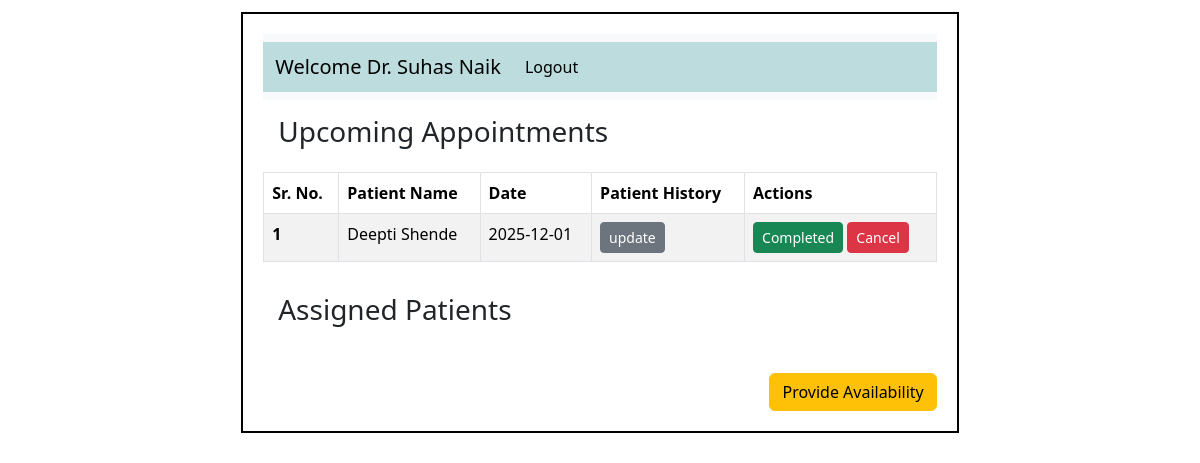
Screenshot of /doctor/1 with the database file from the repository.
### application/models.py (models this page shows)
class Doctor(db.Model):
    __tablename__ = "Doctor"
    doctor_id = db.Column(db.Integer, primary_key=True)
    name = db.Column(db.String(), nullable = False)
    phone = db.Column(db.String(), nullable = False)
    age = db.Column(db.Integer, nullable = False)
    gender = db.Column(db.String(), nullable = False)
    email = db.Column(db.String(), unique=True, nullable = False)
    username = db.Column(db.String(), unique=True, nullable=False)
    password = db.Column(db.String(), nullable=False)
    appointments = db.relationship('Appointment', backref='doctor', lazy=True)  # relationship
    dept_id= db.Column(db.Integer, db.ForeignKey('Department.department_id'))    #foreignkey
    role = db.Column(db.String())
    info = db.Column(db.String())
    exp_year = db.Column(db.Integer)

class Appointment(db.Model):
    __tablename__ = "Appointment"
    appointment_id = db.Column(db.Integer, primary_key=True)
    date = db.Column(db.String() , nullable=False)
    time = db.Column(db.String(), nullable=False)
    status = db.Column(db.String(), default='Upcoming', nullable=False)
    doctor_id = db.Column(db.Integer, db.ForeignKey('Doctor.doctor_id'))   #foreignkey
    patient_id = db.Column(db.Integer, db.ForeignKey('Patient.patient_id'))  #foreignkey

class Patient(db.Model):
    __tablename__ = "Patient"
    patient_id = db.Column(db.Integer, primary_key=True)
    name = db.Column(db.String(), nullable=False)
    phone = db.Column(db.String())
    age = db.Column(db.Integer)
    gender = db.Column(db.String())
    email = db.Column(db.String(), unique=True)
    username = db.Column(db.String(), unique=True, nullable=False)
    password = db.Column(db.String(), nullable=False)
    address = db.Column(db.String())
    patient_type = db.Column(db.String(), default='OPD')  # OPD/IPD
    status = db.Column(db.String(), default='Active')
    consultant = db.Column(db.Integer, db.ForeignKey('Doctor.doctor_id'))  #foreignkey
    appointments = db.relationship('Appointment', backref='patient', lazy=True)  # relationship
    treatment = db.relationship('Treatment', backref='patient', lazy=True) #realtionship

### application/controllers.py (the view)
@app.route('/doctor/<int:dr_id>' , methods=['GET'])
def doctor(dr_id):
    this_doctor =Doctor.query.filter_by(doctor_id=dr_id).first()
    appoint = Appointment.query.filter_by(doctor_id=dr_id).order_by(Appointment.date.asc(), Appointment.time.asc()).all()
    assigned_patients = Patient.query.filter_by(consultant=dr_id).all()
    return render_template('dr_dash.html', this_doctor=this_doctor, appoint=appoint, assigned_patients=assigned_patients)

### templates/dr_dash.html (shortened to what this page needs)
<!DOCTYPE html>
<html lang="en">
    <head>
        <link rel="stylesheet" href="/static/style.css">
        <link href="https://cdn.jsdelivr.net/npm/bootstrap@5.3.8/dist/css/bootstrap.min.css" rel="stylesheet"
>
    </head>
    <body>
        <div id="main">
            <div id="canvas">
                <nav class="navbar navbar-expand-lg bg-body-tertiary">
                    <div id="nav" class="container-fluid">
                        <a class="navbar-brand" href="/doctor/{{this_doctor.doctor_id}}">Welcome Dr. {{this_doctor.name}}</a>
                        <div class="collapse navbar-collapse" id="navbarSupportedContent">
                            <ul class="navbar-nav me-auto mb-2 mb-lg-0">
                                <li class="nav-item">
                                    <a class="nav-link active" aria-current="page" href="/logout">Logout</a>
                                </li>
                            </ul>
                        </div>
                    </div>
                </nav>
                <div id="content">
                    <h3 class="headings"> Upcoming Appointments</h3>
                    <div id="table">
                        <table class="table border table-bordered table-striped">
                            <thead>
                                <tr>
                                    <th scope="col">Sr. No.</th>
                                    <th scope="col">Patient Name</th>
                                    <th scope="col">Date</th>
                                    <th scope="col">Patient History</th>
                                    <th scope="col">Actions</th>
                                </tr>
                            </thead>
                            <tbody>
                                {% set ns = namespace(found=false, count=0) %}
                                {% for ap in appoint %}
                                    {% if ap %}
                                        {% if ap.status == "Upcoming" or ap.status == "Updated"%}
                                        {% set ns.found = true %}
                                        {% set ns.count = ns.count + 1 %}
                                            <tr>
                                                <th >{{ ns.count }}</th>
                                                <td>{{ ap.patient.name }}</td>
                                                <td>{{ ap.date }}</td>
                                                <td>
                                                    <a href="/update_patient_history/{{ap.appointment_id}}" class="btn btn-secondary btn-sm" >update</a>
                                                </td>
                                                <td>
                                                    <a href="/complete_appoint/{{ap.appointment_id}}" class="btn btn-success btn-sm"> Completed </a>
                                                    {% if ap.status == "Updated" %}
                                                        <button class="btn btn-secondary btn-sm" disabled>Cancel</button>
                                                    {% else %}
                                                        <a href="{{ url_for('cancel_appoint', appoint_id=ap.appointment_id, role='doctor') }}" class="btn btn-danger btn-sm"> Cancel </a>
                                                    {% endif %}
                                                </td>
                                            </tr>
                                        {% endif %}
                                    {% endif %}
                                {% endfor %}
                            </tbody>
                        </table>
                    </div>
                    <h3 class="headings"> Assigned Patients</h3>
                             <br>
                        <div class="text-end">
                            <a href="/doctor/{{this_doctor.doctor_id}}/availability" class="btn btn-warning"> Provide Availability</a>
                        </div>
                </div>
            </div>
        </div>
    </body>
</html>

### static/style.css (style rules this page uses)
* { margin: 0; }
#main,canvas { border: 2px solid white; margin-top: 10px; height: auto; }
#canvas { width: 60%; height: 600px; margin:auto; border: 2px solid black; }
#nav { background: #bcdcde; height: 50px; }

### templates/dr_dash.html (style rules this page uses)
.headings { padding: 15px; }
#canvas { padding: 20px; height: auto; }

### rows the page displays
Doctor: name "Suhas Naik"
Appointment: count "1", patient.name "Deepti Shende", date "2025-12-01"
